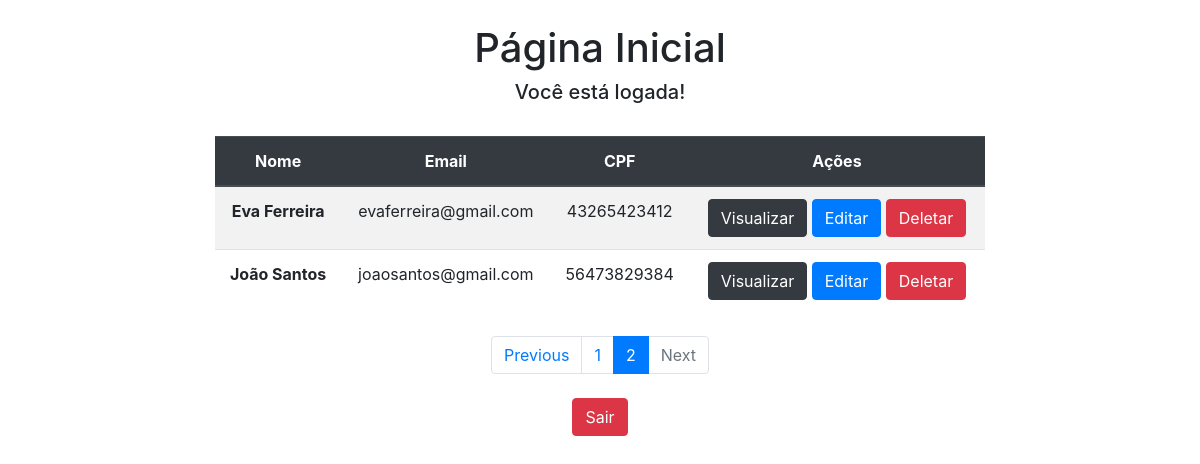
Screenshot of /?page=2 with the database file from the repository.
### app/models.py (models this page shows)
class Usuarios(models.Model):
    nome = models.CharField(max_length=150)
    email = models.CharField(max_length=100)
    cpf = models.IntegerField(primary_key=True)
    tipo = models.BooleanField(default=False)
    password = models.CharField(max_length=100, default="")

### app/views.py (the view)
# urls.py: 2. Add a URL to urlpatterns:  path('', views.home, name='home')
def home(request):
  data = {}
  data['form'] = UsuariosForm()
  search = request.GET.get('search')
  if search:
    data['db'] = Usuarios.objects.filter(nome__icontains=search)
  else:
    data['db'] = Usuarios.objects.all()
  all = Usuarios.objects.all()
  paginator = Paginator(all, 4)
  pages = request.GET.get('page')
  data['db'] = paginator.get_page(pages)
  return render(request, 'index.html', data)

### app/templates/index.html (shortened to what this page needs)
<!DOCTYPE html>
<html lang="pt-br">
  <head>
    <link rel="stylesheet" href="https://stackpath.bootstrapcdn.com/bootstrap/4.3.1/css/bootstrap.min.css">
  </head>
  <body>
    <div class="col-8 m-auto pt-4 text-center">
      <h1>Página Inicial</h1>
      <h5>Você está logada!</h5>
    </div>
    <div class="col-8 m-auto pt-4 pb-2 text-center">
      <table class="table table-striped">
        <thead class="thead-dark">
          <tr>
            <th scope="col">Nome</th>
            <th scope="col">Email</th>
            <th scope="col">CPF</th>
            <th scope="col">Ações</th>
          </tr>
        </thead>
        <tbody>
          {% for dbs in db %}
            <tr>
              <th>{{dbs.nome}}</th>
              <td>{{dbs.email}}</td>
              <td>{{dbs.cpf}}</td>
              <td>
                <a href="view/{{dbs.cpf}}/" class="btn btn-dark">Visualizar</a>
                <a href="edit/{{dbs.cpf}}/" class="btn btn-primary">Editar</a>
                <a href="delete/{{dbs.cpf}}/" class="btn btn-danger btnDel">Deletar</a>
              </td>
            </tr>
          {% endfor %}
        </tbody>
      </table>
    </div>
    <nav aria-label="Page navigation example">
      <ul class="pagination justify-content-center">
        {% if db.has_previous %}
          <li class="page-item">
            <a class="page-link" href="?page={{ db.previous_page_number }}">Previous</a>
          </li>
        {% else %}
          <li class="page-item disabled">
            <a class="page-link" href="#" tabindex="-1" aria-disabled="true">Previous</a>
          </li>
        {% endif %}
        {% for i in db.paginator.page_range %}
          {% if db.number == i %}
            <li class="page-item active" aria-current="page">
              <span class="page-link">
                {{ i }}
              </span>
            </li>
          {% else %}
            <li class="page-item"><a class="page-link" href="?page={{ i }}">{{ i }}</a></li>
          {% endif %}
        {% endfor %}
        {% if db.has_next %}
          <li class="page-item">
            <a class="page-link" href="?page={{ db.next_page_number }}">Next</a>
          </li>
        {% else %}
          <li class="page-item disabled">
            <a class="page-link" href="#" tabindex="-1" aria-disabled="true">Next</a>
          </li>
        {% endif %}
      </ul>
    </nav>
    <div class="p-2 text-center">
      <a href="/login" class="btn btn-danger">Sair</a>
    </div>
    {% load static %}
  </body>
</html>

### rows the page displays
Usuarios: nome "Eva Ferreira", email "evaferreira@gmail.com", cpf "43265423412"
Usuarios: nome "João Santos", email "joaosantos@gmail.com", cpf "56473829384"

### other values shown
{{ i }} "1"
{{ i }} "2"
